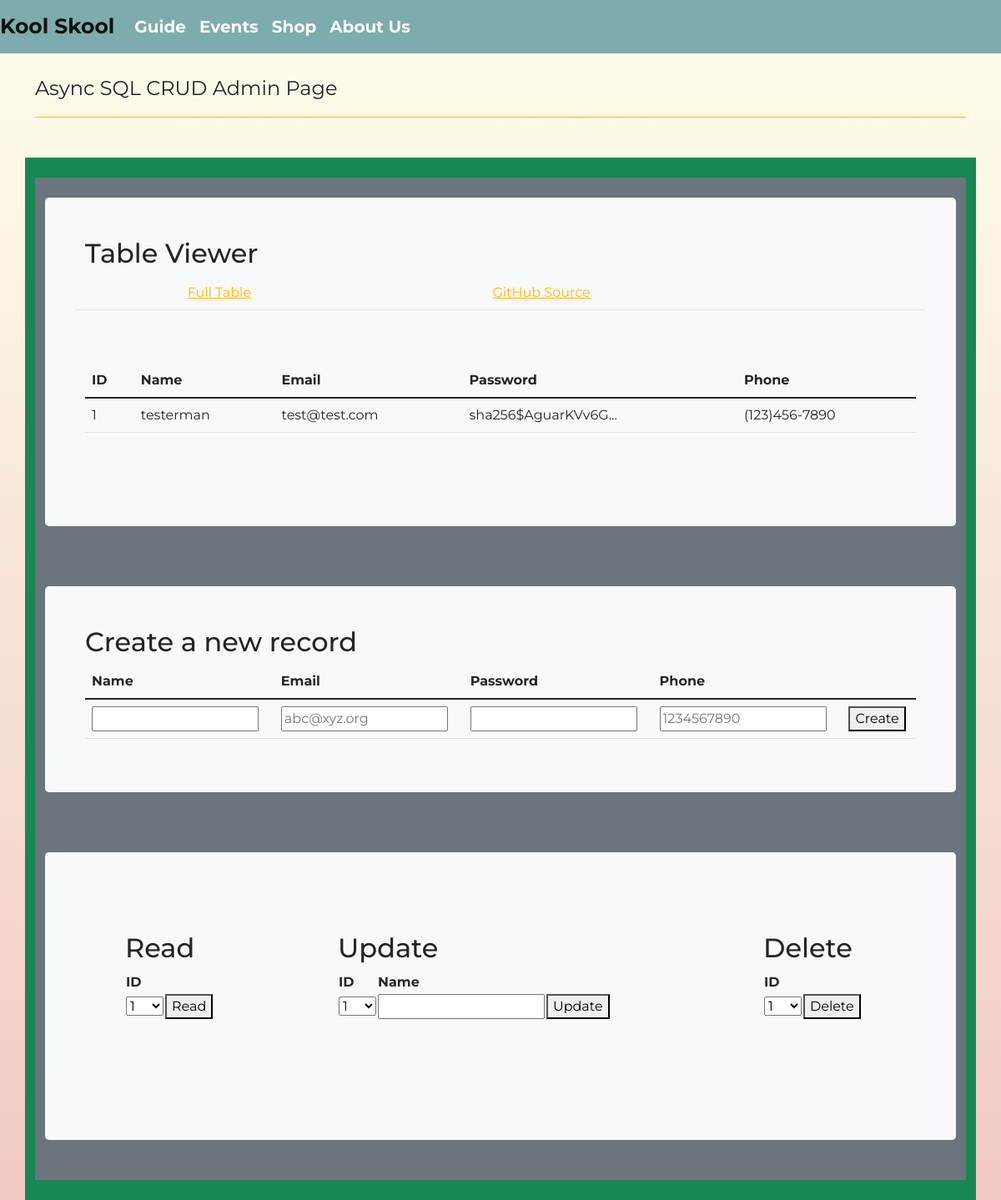
The app's page /crud_api/ (signed in), older data.
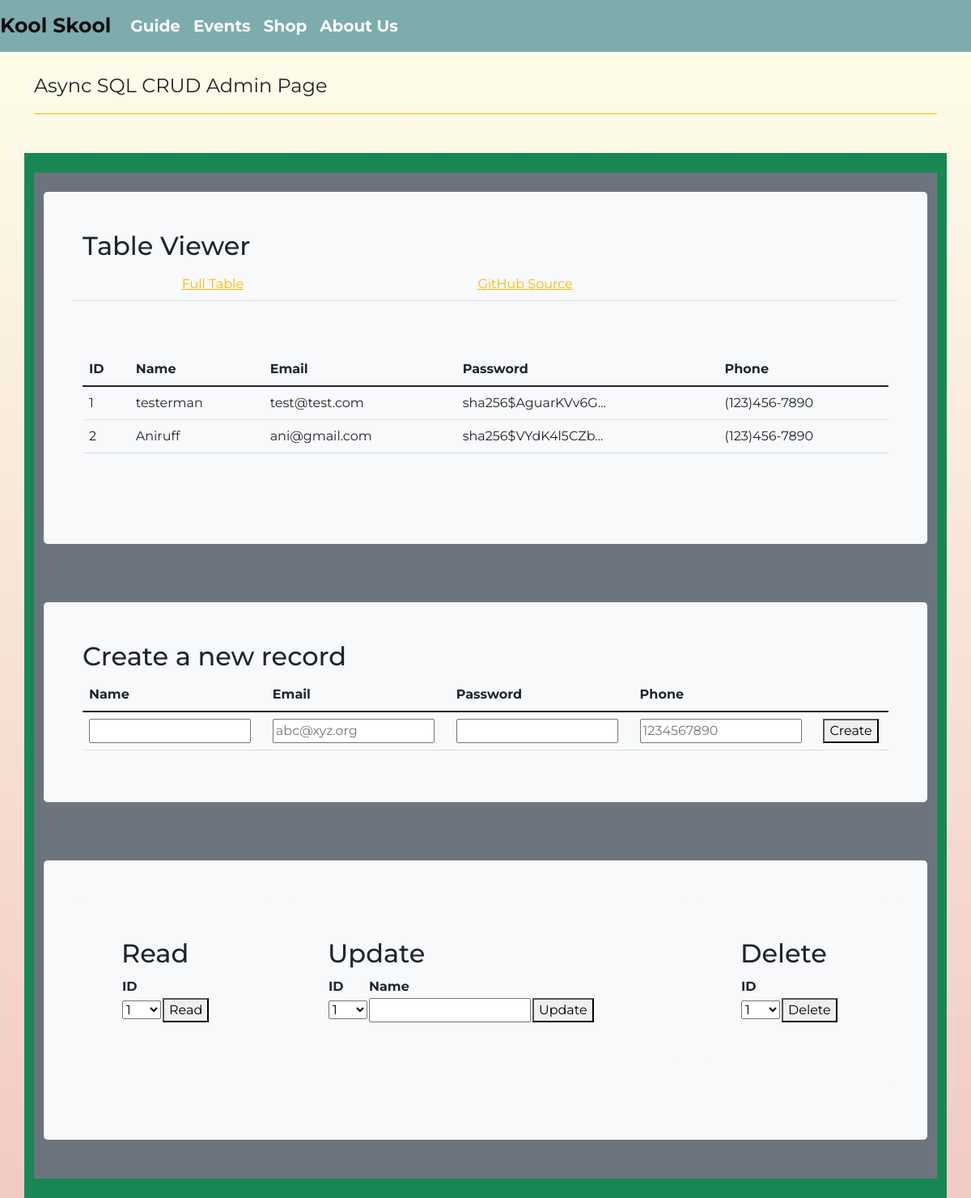
The same page, newer data.
### cruddy/model.py (models this page shows, shortened)
class Users(UserMixin, db.Model):
    __tablename__ = 'users'
    userID = db.Column(db.Integer, primary_key=True)
    name = db.Column(db.String(255), unique=False, nullable=False)
    email = db.Column(db.String(255), unique=True, nullable=False)
    password = db.Column(db.String(255), unique=False, nullable=False)
    phone = db.Column(db.String(255), unique=False, nullable=False)
    notes = db.relationship("Notes", cascade='all, delete', backref='users', lazy=True)
    def read(self):
        return {
            "userID": self.userID,
            "name": self.name,
            "email": self.email,
            "password": self.password,
            "phone": self.phone,
            "query": "by_alc"  # This is for fun, a little watermark
        }
    def delete(self):
        db.session.delete(self)
        db.session.commit()
        return None

### cruddy/app_crud_api.py (the view)
@app_crud_api.route('/')
@login_required  # Flask-Login uses this decorator to restrict access to logged in users
def crud_api():
    return render_template("crud_async.html", table=users_all())

### cruddy/login.py (called while the page is built)
@login_manager.user_loader
def user_loader(user_id):
    if user_id is not None:
        return Users.query.get(user_id)
    return None

### cruddy/query.py (called while the page is built)
def users_all():
    table = Users.query.all()
    json_ready = [peep.read() for peep in table]
    return json_ready

### cruddy/templates/cruddy/crud_async.html (shortened to what the changed rows need)
<!DOCTYPE html>
{% extends "layouts/base.html" %}
{% block content %}
<div class="container py-4 text-light bg-success">
    <div class="container bg-secondary py-4">
        <div class="p-5 mb-4 bg-light text-dark rounded-3">
                <h2>Table Viewer</h2>
                <div class="row align-items-md-stretch">
                    <div class="container-fluid py-5">
                        <table class="table" id="users">
                            <thead>
                            <tr>
                                <th>ID</th>
                                <th>Name</th>
                                <th>Email</th>
                                <th>Password</th>
                                <th>Phone</th>
                            </tr>
                            </thead>
                            <tbody id="result">
                            {% for row in table %}
                                {% set pn = "" ~ row['phone'] %}
                                {% set pnf = "(" ~ pn[0:3] ~ ")" ~ pn[3:6] ~ "-" ~ pn[6:10] %}
                                <tr>
                                    <td>{{ row['userID'] }}</td>
                                    <td>{{ row['name'] }}</td>
                                    <td>{{ row['email'] }}</td>
                                    <td>{{ row['password'] | truncate(20) }}</td>
                                    <td>{{ pnf }}</td>
                                </tr>
                            {% endfor %}
                            </tbody>
                        </table>
                    </div>
                </div>
            </div>
        </div>
    <div class="container bg-secondary py-4">
        <div class="p-5 mb-4 bg-light text-dark rounded-3">
            <h2>Create a new record</h2>
            <table class="table">
                <thead>
                <tr>
                    <th><label for="name">Name</label></th>
                    <th><label for="email">Email</label></th>
                    <th><label for="password">Password</label></th>
                    <th><label for="phone">Phone</label></th>
                </tr>
                </thead>
            </table>
        </div>
    </div>
    <div class="container bg-secondary py-4">
        <div class="p-5 mb-4 bg-light text-dark rounded-3">
            <div class="row mb-4 bg-light text-dark rounded-3">
                <div class="col-md-3">
                    <div class="p-5 mb-4 bg-light text-dark rounded-3">
                        <h2>Read</h2>
                        <table id="read_table">
                            <tr>
                                <th><label for="read_userid">ID</label></th>
                            </tr>
                        </table>
                    </div>
                </div>
                <div class="col-md-6">
                    <div class="p-5 mb-4 bg-light text-dark rounded-3">
                        <h2>Update</h2>
                        <table id="update_table">
                            <tr>
                                <th><label for="update_userid">ID</label></th>
                                <th><label for="update_name">Name</label></th>
                            </tr>
                        </table>
                    </div>
                </div>
                <div class="col-md-3">
                    <div class="p-5 mb-4 bg-light text-dark rounded-3">
                        <h2>Delete</h2>
                        <table id="delete_table">
                            <tr>
                                <th><label for="delete_userid">ID</label></th>
                            </tr>
                        </table>
                    </div>
                </div>
            </div>
        </div>
    </div>
</div>
{% endblock %}

Row changes from the older to the newer data that the page shows:
added Users: userID "2", name "Aniruff", email "ani@gmail.com", password "sha256$VYdK4l5CZb...", pnf "(123)456-7890"
